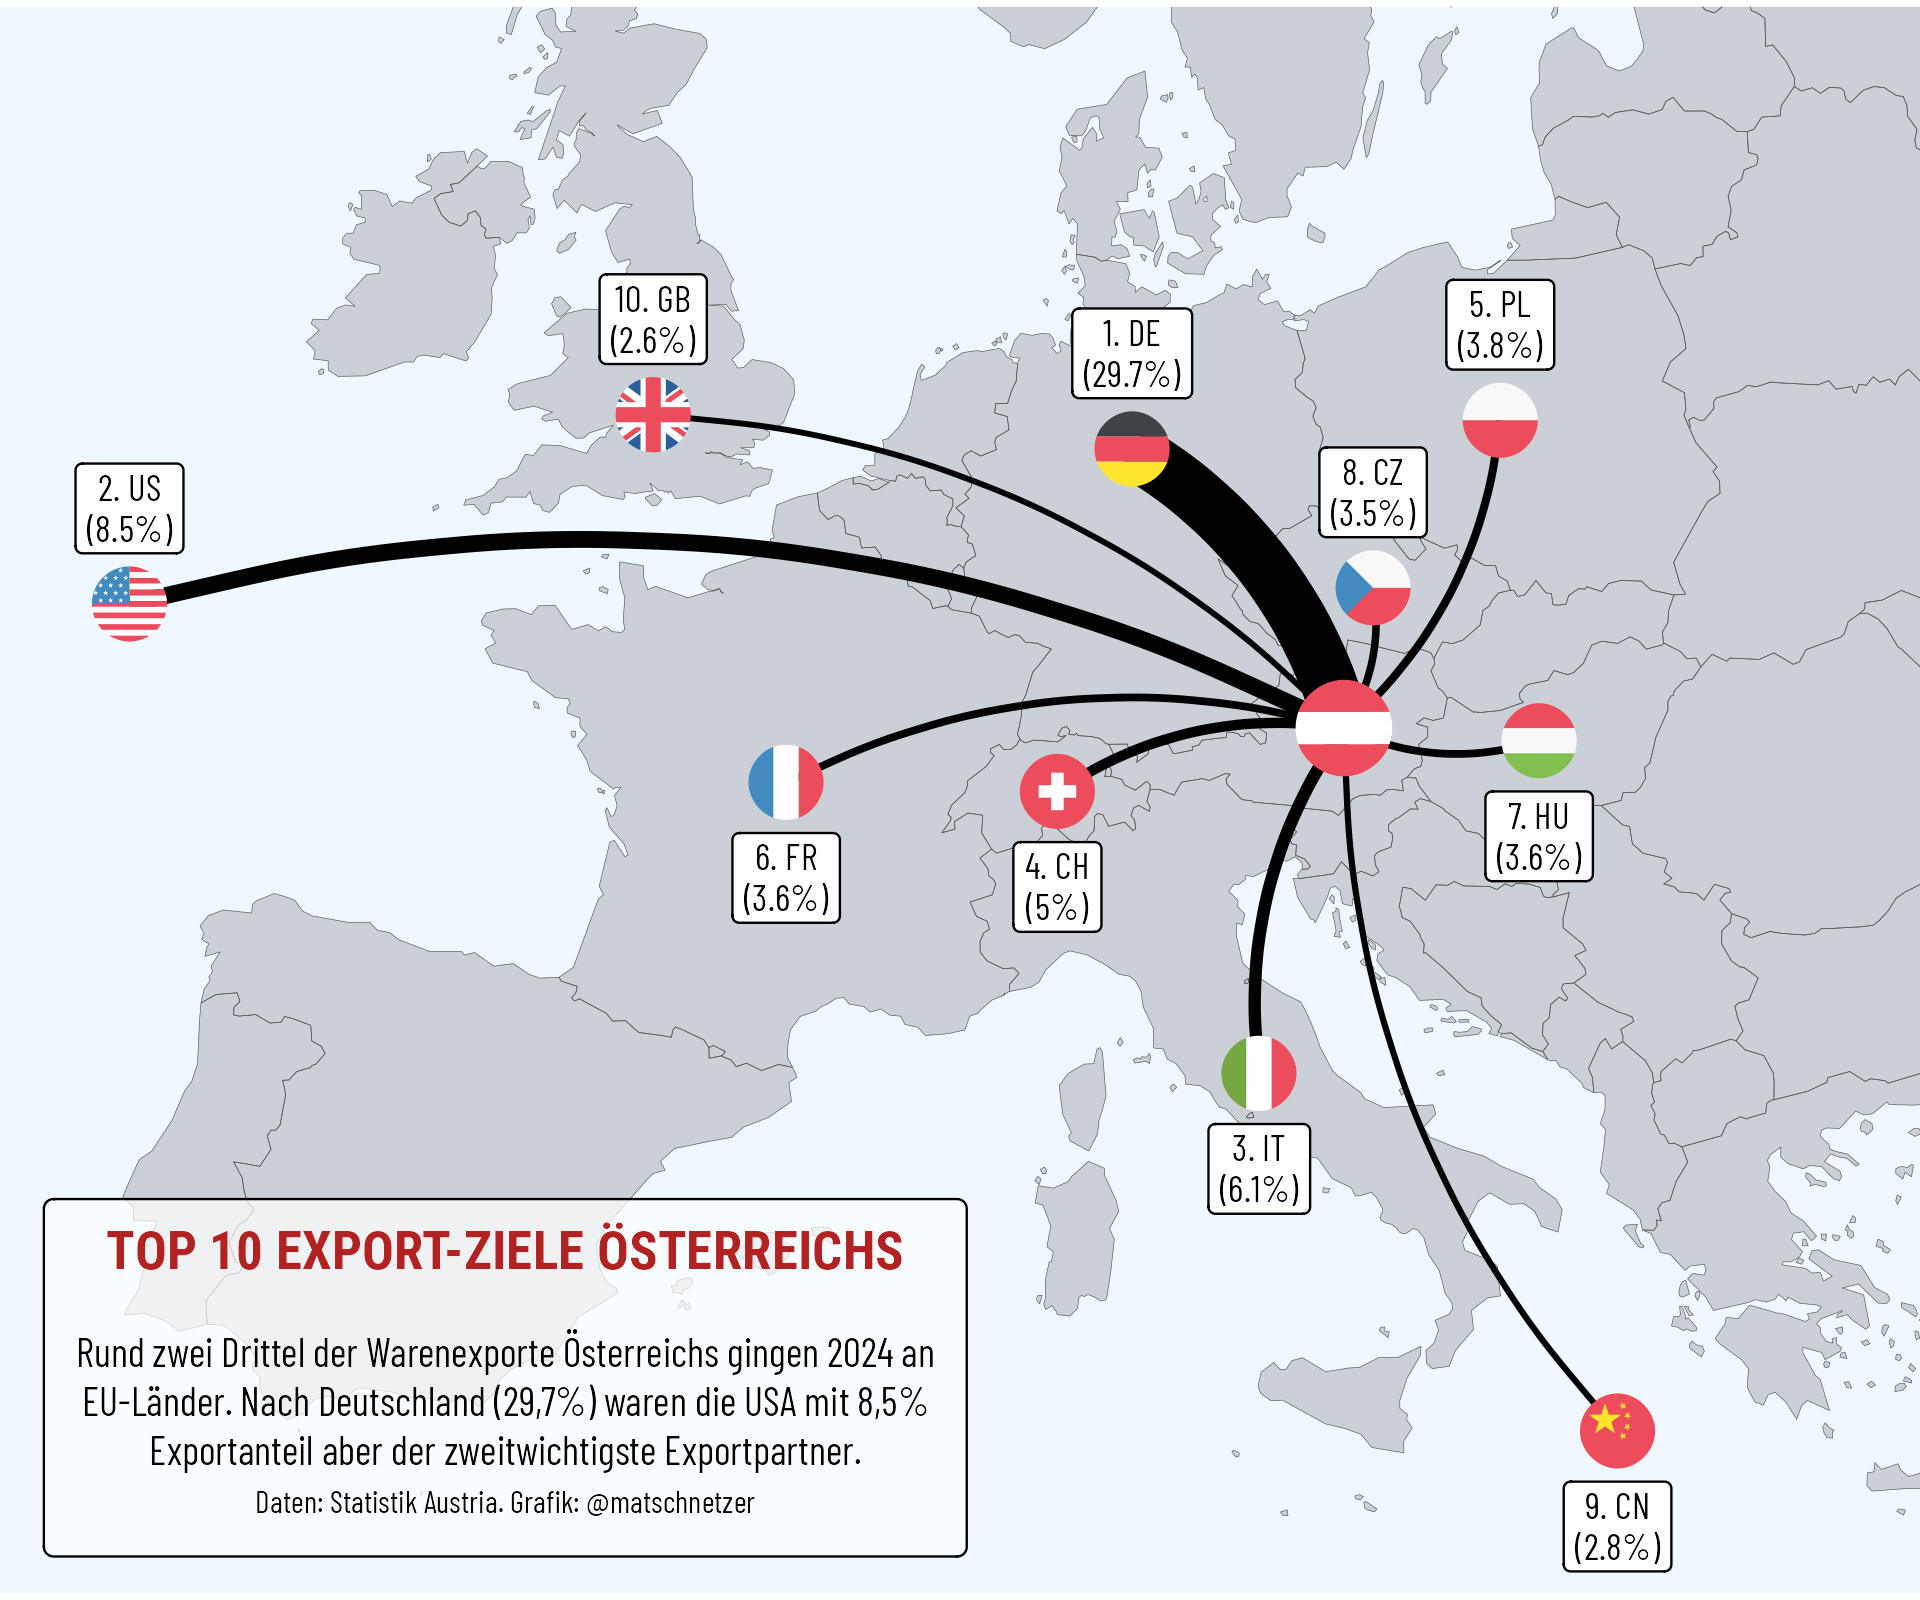

Reproduce this figure in R.
library(tidyverse)
library(giscoR)
library(ggflags)
library(sf)
library(ggtext)
library(countrycode)

# Datenquelle: https://www.statistik.at/fileadmin/announcement/2025/03/20250307Aussenhandel2024.pdf
data <- tribble(~country, ~euro, ~share,
                "Deutschland", 56.76, 29.7,
                "Vereinigte Staaten", 16.23, 8.5,
                "Italien", 11.70, 6.1,
                "Schweiz", 9.48, 5.0,
                "Polen", 7.34, 3.8,
                "Frankreich", 6.94, 3.6,
                "Ungarn", 6.84, 3.6,
                "Tschechien", 6.75, 3.5,
                "China", 5.30, 2.8,
                "Vereinigtes Königreich", 4.93, 2.6)

eumap <- gisco_get_countries(epsg = "3035", year = "2020", 
                             resolution = "20" , region = "Europe")  

austria <- eumap |> filter(NAME_GERM == "Österreich") |> 
  st_point_on_surface() |> 
  st_coordinates() |> 
  as_tibble() |> 
  mutate(iso2c = "at")

partners <- data |> 
  left_join(eumap, by = c("country" = "NAME_GERM")) |> 
  st_as_sf() |> 
  st_point_on_surface() |> 
  mutate(rank = dense_rank(desc(euro)),
         iso2c = tolower(countrycode(country, origin = "country.name.de", 
                                     destination = "iso2c")),
         geometry = case_match(iso2c, 
                               "de" ~ st_as_sfc("POINT (4327023 3208977)", crs = 3035),
                               "gb" ~ st_as_sfc("POINT (3524941 3266226)", crs = 3035),
                               "us" ~ st_as_sfc("POINT (2647988 2949289)", crs = 3035),
                               "cn" ~ st_as_sfc("POINT (5139684 1564535)", crs = 3035),
                               .default = geometry),
         lon = st_coordinates(geometry)[,1],
         lat = st_coordinates(geometry)[,2],
         atx = austria$X,
         aty = austria$Y) 


eumap |> ggplot() + 
  geom_sf(fill = "gray20", linewidth = 0.07, alpha = 0.2) +
  geom_curve(aes(x = atx, y = aty, xend = lon, yend = lat, linewidth = share),
             curvature = 0.2, data = partners) +
  geom_flag(aes(x = X, y = Y, country = iso2c), size = 9, data = austria) +
  geom_flag(aes(x = lon, y = lat, country = iso2c), size = 7, data = partners) +
  geom_label(data = partners |> filter(iso2c %in% c("us","gb","de","cz","pl")),
             aes(x = lon, y = lat, 
                 label = glue::glue("{rank}. {toupper(iso2c)}\n({share}%)")), 
             size = 3, lineheight = 0.9, 
             family = "Barlow Condensed", vjust = 0.5, nudge_y = 1.6e5) +
  geom_label(data = partners |> filter(iso2c %in% c("fr","ch","it","cn","hu")),
             aes(x = lon, y = lat, 
                 label = glue::glue("{rank}. {toupper(iso2c)}\n({share}%)")), 
             size = 3, lineheight = 0.9, 
             family = "Barlow Condensed", vjust = 0.5, nudge_y = - 1.6e5) +
  annotate("richtext", x = 3277294, y = 1653597, hjust = 0.5, vjust = 0.5,
           label = "<span style='font-size:12pt;color:firebrick;font-family:\"Roboto Condensed\";'>**TOP 10 EXPORT-ZIELE ÖSTERREICHS**</span><br><br><span style='font-size:9pt;font-family:\"Barlow Condensed\";'>Rund zwei Drittel der Warenexporte Österreichs gingen 2024 an<br>EU-Länder. Nach Deutschland (29,7%) waren die USA mit 8,5%<br>Exportanteil aber der zweitwichtigste Exportpartner.</span><br><span style='font-size:7pt;font-family:\"Barlow Condensed\";'>Daten: Statistik Austria. Grafik: @matschnetzer</span>", lineheight = 1, label.padding=unit(0.5, "lines"),
           fill = alpha("white", 0.7)) +
  scale_linewidth_continuous(range = c(0.5, 6),
                        breaks = c(2, 5, 10, 20), limits = c(2, 30)) +
  coord_sf(xlim = c(2577294, 5500000), ylim = c(1413597, 3828510)) +
  theme_void() +
  theme(plot.background = element_rect(color = NA, fill = "aliceblue"),
        legend.position = "none")

ggsave("25_03_Exporte.png", width = 6, height = 5, dpi = 320, bg = "white")
